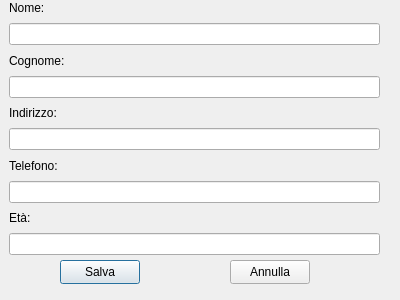
<?xml version="1.0" encoding="UTF-8"?>
<ui version="4.0">
 <class>formModificaPersona</class>
 <widget class="QDialog" name="formModificaPersona">
  <property name="geometry">
   <rect>
    <x>0</x>
    <y>0</y>
    <width>400</width>
    <height>300</height>
   </rect>
  </property>
  <property name="windowTitle">
   <string>Dialog</string>
  </property>
  <widget class="QWidget" name="verticalLayoutWidget">
   <property name="geometry">
    <rect>
     <x>9</x>
     <y>-1</y>
     <width>371</width>
     <height>256</height>
    </rect>
   </property>
   <layout class="QVBoxLayout" name="verticalLayout">
    <item>
     <widget class="QLabel" name="label">
      <property name="text">
       <string>Nome:</string>
      </property>
     </widget>
    </item>
    <item>
     <widget class="QLineEdit" name="editNome"/>
    </item>
    <item>
     <widget class="QLabel" name="label_2">
      <property name="text">
       <string>Cognome:</string>
      </property>
     </widget>
    </item>
    <item>
     <widget class="QLineEdit" name="editCognome"/>
    </item>
    <item>
     <widget class="QLabel" name="label_3">
      <property name="text">
       <string>Indirizzo:</string>
      </property>
     </widget>
    </item>
    <item>
     <widget class="QLineEdit" name="editIndirizzo"/>
    </item>
    <item>
     <widget class="QLabel" name="label_4">
      <property name="text">
       <string>Telefono:</string>
      </property>
     </widget>
    </item>
    <item>
     <widget class="QLineEdit" name="editTelefono"/>
    </item>
    <item>
     <widget class="QLabel" name="label_5">
      <property name="text">
       <string>Età:</string>
      </property>
     </widget>
    </item>
    <item>
     <widget class="QLineEdit" name="editEta"/>
    </item>
   </layout>
  </widget>
  <widget class="QPushButton" name="Salva">
   <property name="geometry">
    <rect>
     <x>60</x>
     <y>260</y>
     <width>80</width>
     <height>24</height>
    </rect>
   </property>
   <property name="text">
    <string>Salva</string>
   </property>
  </widget>
  <widget class="QPushButton" name="Annulla">
   <property name="geometry">
    <rect>
     <x>230</x>
     <y>260</y>
     <width>80</width>
     <height>24</height>
    </rect>
   </property>
   <property name="text">
    <string>Annulla</string>
   </property>
  </widget>
 </widget>
 <resources/>
 <connections/>
</ui>
